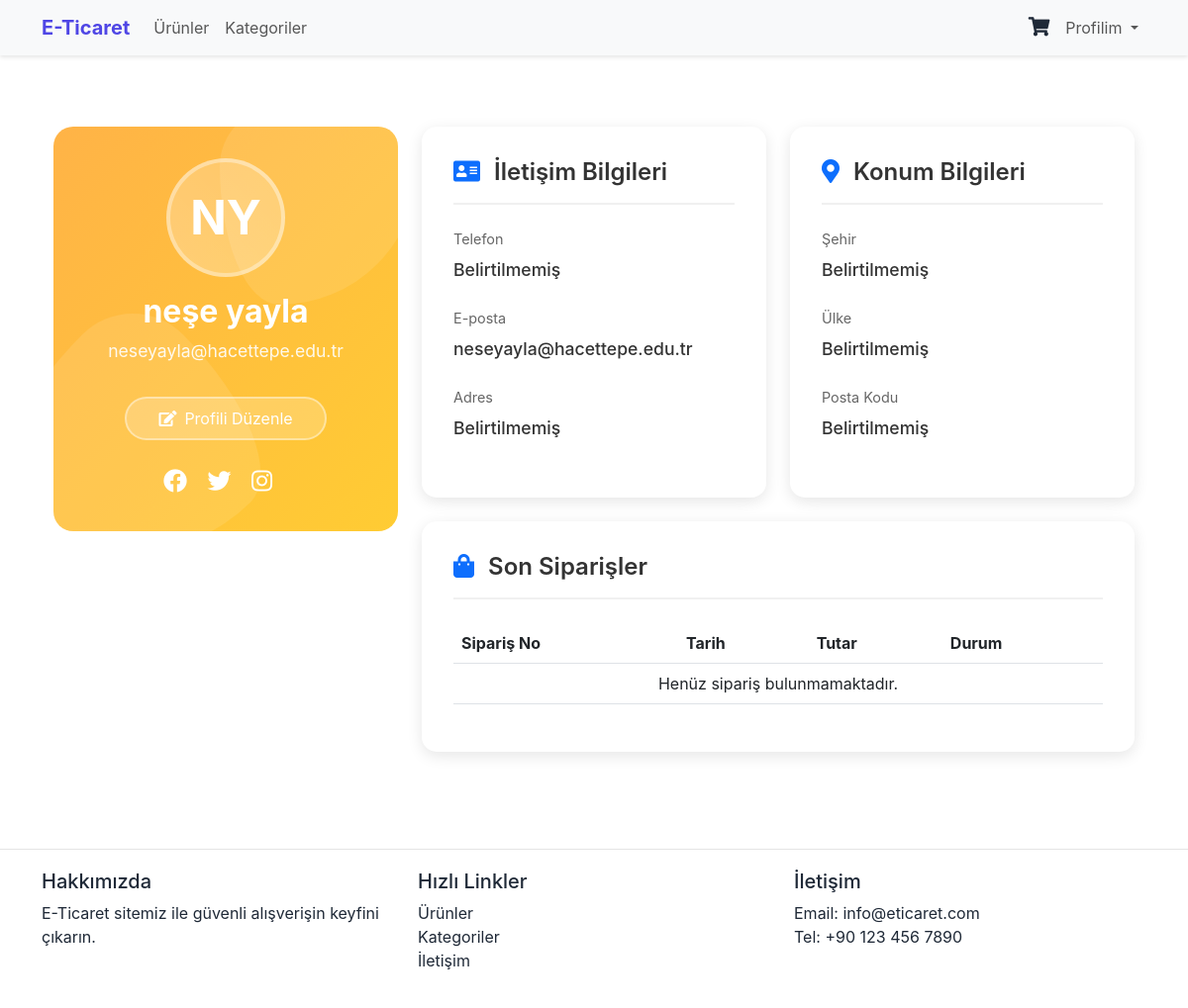
Screenshot of /profile/ (signed in) with the database file from the repository.
### commerceApp/models.py (models this page shows, shortened)
class Customer(models.Model):
    user = models.OneToOneField(User, on_delete=models.CASCADE, null=True)  # User ile ilişkilendirme
    name = models.CharField(max_length=255)  # Ad alanı
    lastname = models.CharField(max_length=255)  # Soyad alanı
    telephone = models.CharField(max_length=11, blank=True, default='')
    address = models.TextField(blank=True, default='')
    city = models.CharField(max_length=100, blank=True, default='')
    country = models.CharField(max_length=100, blank=True, default='')
    postal_code = models.CharField(max_length=20, blank=True, default='')

### commerceApp/views.py (the view)
# urls.py: path('profile/', views.profile, name='profile'),
@login_required
def profile(request):
    try:
        customer = Customer.objects.get(user=request.user)
    except Customer.DoesNotExist:
        customer = None
    return render(request, 'commerceApp/profile.html', {'customer': customer})

### commerceApp/templates/commerceApp/profile.html (shortened to what this page needs)
{% extends 'commerceApp/base.html' %}
{% load static %}
{% block extra_css %}
<link href="{% static 'css/style.css' %}" rel="stylesheet">
{% endblock %}
{% block content %}
<div class="container py-5">
    <div class="row">
        <div class="col-lg-4 mb-4">
            <div class="profile-card">
                <div class="profile-shape profile-shape-1"></div>
                <div class="profile-shape profile-shape-2"></div>
                <div class="text-center">
                    {% if customer.image %}
                    <img src="{{ customer.image.url }}" alt="{{ customer.name }}" class="profile-image">
                    {% else %}
                    <div class="profile-avatar">
                        {{ customer.name|slice:":1" }}{{ customer.lastname|slice:":1" }}
                    </div>
                    {% endif %}
                    <h1 class="profile-title">{{ customer.name }} {{ customer.lastname }}</h1>
                    <p class="profile-subtitle">{{ user.email }}</p>
                    <a href="{% url 'commerceApp:edit_profile' %}" class="btn edit-button">
                        <i class="fas fa-edit me-2"></i>Profili Düzenle
                    </a>
                    <div class="social-links">
                        <a href="#"><i class="fab fa-facebook"></i></a>
                        <a href="#"><i class="fab fa-twitter"></i></a>
                        <a href="#"><i class="fab fa-instagram"></i></a>
                    </div>
                </div>
            </div>
        </div>
        <div class="col-lg-8">
            <div class="row">
                <div class="col-md-6 mb-4">
                    <div class="info-card">
                        <h3 class="info-title">
                            <i class="fas fa-address-card me-2 text-primary"></i>
                            İletişim Bilgileri
                        </h3>
                        <div class="info-item">
                            <div class="info-label">Telefon</div>
                            <div class="info-value">{{ customer.telephone|default:"Belirtilmemiş" }}</div>
                        </div>
                        <div class="info-item">
                            <div class="info-label">E-posta</div>
                            <div class="info-value">{{ user.email }}</div>
                        </div>
                        <div class="info-item">
                            <div class="info-label">Adres</div>
                            <div class="info-value">{{ customer.address|default:"Belirtilmemiş" }}</div>
                        </div>
                    </div>
                </div>
                <div class="col-md-6 mb-4">
                    <div class="info-card">
                        <h3 class="info-title">
                            <i class="fas fa-map-marker-alt me-2 text-primary"></i>
                            Konum Bilgileri
                        </h3>
                        <div class="info-item">
                            <div class="info-label">Şehir</div>
                            <div class="info-value">{{ customer.city|default:"Belirtilmemiş" }}</div>
                        </div>
                        <div class="info-item">
                            <div class="info-label">Ülke</div>
                            <div class="info-value">{{ customer.country|default:"Belirtilmemiş" }}</div>
                        </div>
                        <div class="info-item">
                            <div class="info-label">Posta Kodu</div>
                            <div class="info-value">{{ customer.postal_code|default:"Belirtilmemiş" }}</div>
                        </div>
                    </div>
                </div>
                <div class="col-12">
                    <div class="info-card">
                        <h3 class="info-title">
                            <i class="fas fa-shopping-bag me-2 text-primary"></i>
                            Son Siparişler
                        </h3>
                        <div class="table-responsive">
                            <table class="table table-hover">
                                <thead>
                                    <tr>
                                        <th>Sipariş No</th>
                                        <th>Tarih</th>
                                        <th>Tutar</th>
                                        <th>Durum</th>
                                    </tr>
                                </thead>
                                <tbody>
                                    <tr>
                                        <td colspan="4" class="text-center">Henüz sipariş bulunmamaktadır.</td>
                                    </tr>
                                </tbody>
                            </table>
                        </div>
                    </div>
                </div>
            </div>
        </div>
    </div>
</div>
{% endblock %}

### commerceApp/static/css/style.css (style rules this page uses)
:root { --primary-color: #4F46E5; --secondary-color: #6366F1; --accent-color: #818CF8; --text-color: #1F2937; --light-gray: #F3F4F6; --border-radius: 15px; }
body { font-family: 'Inter', sans-serif; color: var(--text-color); }

### commerceApp/templates/commerceApp/profile.html (style rules this page uses)
.profile-card { background: linear-gradient(135deg, #FFB347 0%, #FFCC33 100%); border-radius: 20px; padding: 2rem; color: white; position: relative; overflow: hidden; }
.profile-avatar { width: 120px; height: 120px; border-radius: 50%; background: rgba(255, 255, 255, 0.2); border: 4px solid rgba(255, 255, 255, 0.4); margin: 0 auto 1rem; display: flex; align-items: center; justify-content: center; font-size: 3rem; font-weight: 700; text-transform: uppercase; color: white; position: relative; overflow: hidden; }
.profile-avatar::after { content: ''; position: absolute; top: 0; left: 0; right: 0; bottom: 0; background: linear-gradient(45deg, rgba(255,255,255,0.1) 0%, rgba(255,255,255,0) 100%); z-index: 1; }
.profile-shape { position: absolute; background: rgba(255, 255, 255, 0.1); border-radius: 30% 70% 70% 30% / 30% 30% 70% 70%; }
.profile-shape-1 { top: -20px; right: -20px; width: 200px; height: 200px; }
.profile-shape-2 { bottom: -40px; left: -40px; width: 240px; height: 240px; transform: rotate(45deg); }
.profile-title { font-size: 2rem; font-weight: 700; margin-bottom: 0.5rem; }
.profile-subtitle { font-size: 1.1rem; opacity: 0.9; margin-bottom: 2rem; }
.info-card { background: white; border-radius: 15px; padding: 2rem; height: 100%; box-shadow: 0 4px 15px rgba(0, 0, 0, 0.1); }
.info-title { color: #333; font-size: 1.5rem; font-weight: 600; margin-bottom: 1.5rem; padding-bottom: 1rem; border-bottom: 2px solid #f0f0f0; }
.info-item { margin-bottom: 1.5rem; }
.info-label { color: #666; font-size: 0.9rem; margin-bottom: 0.5rem; }
.info-value { color: #333; font-size: 1.1rem; font-weight: 500; }
.social-links { margin-top: 1.5rem; }
.social-links a { color: white; font-size: 1.5rem; margin-right: 1rem; transition: transform 0.3s ease; }
.edit-button { background: rgba(255, 255, 255, 0.2); border: 2px solid rgba(255, 255, 255, 0.4); color: white; padding: 0.5rem 2rem; border-radius: 50px; transition: all 0.3s ease; }

### rows the page displays
Customer: name "N", lastname "Y", name "neşe", lastname "yayla", telephone "Belirtilmemiş", address "Belirtilmemiş", city "Belirtilmemiş", country "Belirtilmemiş", postal_code "Belirtilmemiş"

### other values shown
{{ user.email }} "neseyayla@hacettepe.edu.tr"
